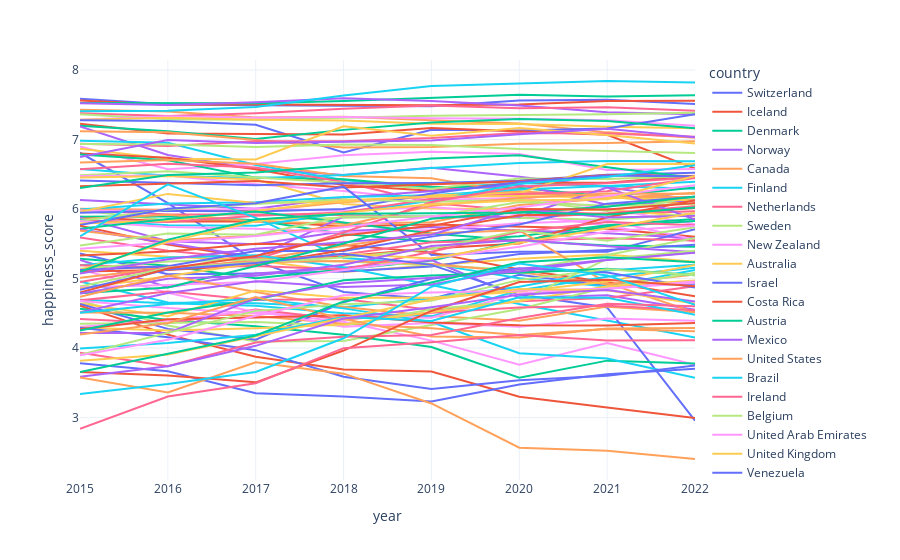

The notebook cell this image was saved under:
### Code cell
import plotly.express as px
fig=px.line(df,x='year',y='happiness_score',color='country',template="plotly_white")
fig.show()
